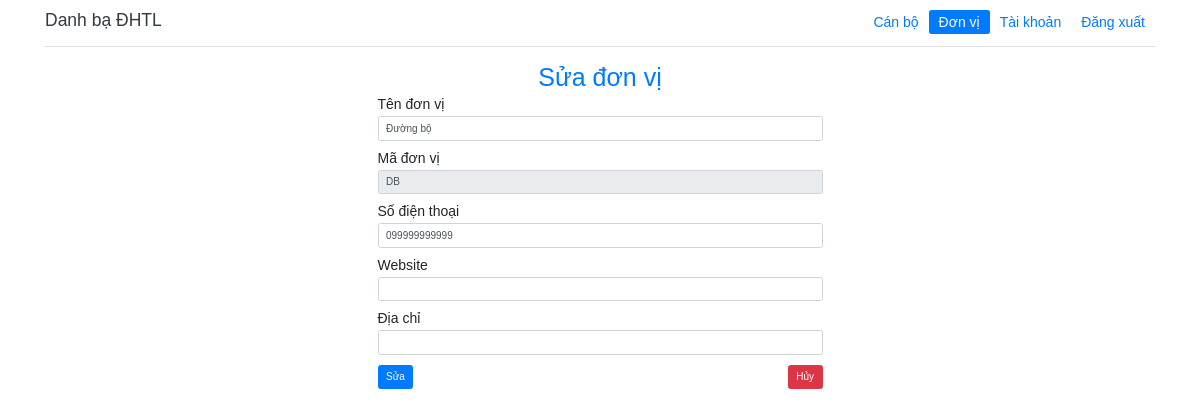
The app's page /admin/form_office.php?function=edit&id=2 (signed in) with its own data.
### tables this page shows
CREATE TABLE `tb_donvi` (
  `id` int(11) NOT NULL,
  `tendonvi` varchar(50) NOT NULL,
  `sdt` varchar(50) DEFAULT NULL,
  `madonvi` varchar(50) DEFAULT NULL,
  `website` varchar(50) DEFAULT NULL,
  `diachi` varchar(50) DEFAULT NULL
);

### admin/form_office.php (the view, shortened to what this page needs)
<!DOCTYPE html>
<html lang="en">
  <head>
    <link rel="stylesheet" href="../css/reset.css" />
    <link rel="stylesheet" href="../assets/css/bootstrap.min.css" />
    <link rel="stylesheet" href="./css/style.css" />
  </head>
  <body>
    <?php include('./component/header.php'); ?>
    <?php
        if(isset($_GET['function'])){
            if($_GET['function'] == 'add'){
                $form_action = "add_office.php";
                $text = "Thêm";
                if(isset($_SESSION['add_office_error'])){
                    echo $_SESSION['add_office_error'];
                    unset($_SESSION['add_office_error']);
                }
            }
            else if($_GET['function'] == 'edit'){
                $id = $_GET['id'];
                $form_action = "edit_office.php?id=$id";
                $text = "Sửa";
                $disabled = "disabled";
                $sql = "SELECT * FROM tb_donvi WHERE id = $id";
                $res = mysqli_query($conn,$sql);
                $row = mysqli_fetch_assoc($res);
                $tendonvi = $row['tendonvi'];
                $madonvi = $row['madonvi'];
                $sdt = $row['sdt'];
                $website = $row['website'];
                $diachi = $row['diachi'];
            }
        }
    ?>
    <div class="container">
        <div class="row d-flex justify-content-center">
            <form action="<?php echo $form_action?>" class="col-5" method="POST">
                <h1 class="text-center text-primary fs-1"><?php echo $text?> đơn vị</h1>
                <div class="form-group">
                    <label>Tên đơn vị</label>
                    <input type="text" name="tendonvi" class="form-control" required value="<?php if(isset($tendonvi)) echo $tendonvi?>">
                </div>
                <div class="form-group">
                    <label>Mã đơn vị</label>
                    <input <?php if(isset($disabled)) echo $disabled?> type="text" name="madonvi" class="form-control" required value="<?php if(isset($madonvi)) echo $madonvi?>">
                </div>
                <div class="form-group">
                    <label>Số điện thoại</label>
                    <input type="text" name="sdt" class="form-control" value="<?php if(isset($sdt)) echo $sdt?>">
                </div>
                <div class="form-group">
                    <label>Website</label>
                    <input type="text" name="website" class="form-control" value="<?php if(isset($website)) echo $website?>">
                </div>
                <div class="form-group">
                    <label>Địa chỉ</label>
                    <input type="text" name="diachi" class="form-control" value="<?php if(isset($diachi)) echo $diachi?>">
                </div>
                <div class="d-flex justify-content-between"><button type="submit" class="btn btn-primary"><?php echo $text?></button><a href="./office.php" class="btn btn-danger">Hủy</a></div>
            </form>
        </div>
    </div>
  </body>
</html>

### admin/css/style.css (style rules this page uses)
*, *:before, *:after { box-sizing: border-box; }
html { font-size: 62.5%; font-family: Arial, Helvetica, sans-serif; }
a, a:hover { text-decoration: none; cursor: pointer !important; }
body { font-family: Arial, Helvetica, sans-serif; font-size: 14px; line-height: 1; width: 100%; overflow-x: hidden; background: #fff; position: relative; }
input, button, select, textarea { outline: none; font-family: Arial, Helvetica, sans-serif; font-size: 14px; }
input { line-height: normal; }
button { cursor: pointer; }
:root { --font-size-1: 35px; --font-size-2: 17px; --font-size-3: 14px; --gray-dark: #4c4d4f; --gray-light: #666666; --blue: #0097dd; }

### records on screen
tb_donvi: tendonvi "Đường bộ", madonvi "DB", sdt "099999999999"

### other values on screen
$text "Sửa"
